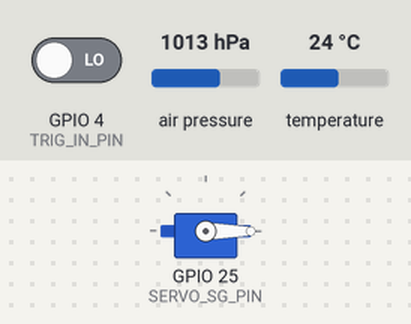
Bench run of a sketch on a simulated ESP32. On the bench: servo. The test bench sets the inputs (shaded band); at power-on: GPIO 4 (TRIG_IN_PIN) LOW, air pressure 1013 hPa, temperature 24 °C. No radio packets arrive unless stated; what the sketch prints to the serial monitor is not drawn.

Above: at 2.1 s.
At 5.6 s:
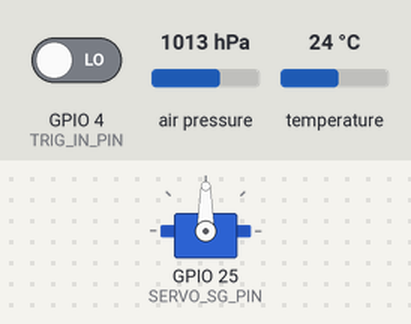
Timing chart, 0 to 7.1 s (numbered marks = the images above):
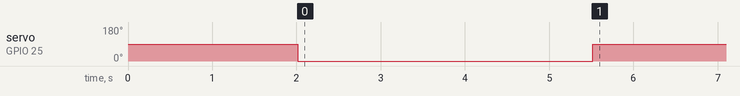

The sketch:

FinalCODE.ino
```cpp
    #include <Wire.h>
    #include <SPI.h>
    #include <LoRa.h>
    #include <Adafruit_BMP280.h>
    #include <ESP32Servo.h>

    // -------------------------------------------------------------------
    //  I²C (BMP280)
    // -------------------------------------------------------------------
    #define BMP_SDA      21
    #define BMP_SCL      22
    #define BMP_ADDR1    0x76   // SDO = GND
    #define BMP_ADDR2    0x77   // SDO = VCC

    Adafruit_BMP280 bmp;
    bool bmpReady = false;

    // -------------------------------------------------------------------
    //  SPI (LoRa RA‑02)
    // -------------------------------------------------------------------
    #define LORA_MOSI    23
    #define LORA_MISO    19
    #define LORA_SCK     18
    #define LORA_SS      5
    #define LORA_RST     14
    #define LORA_DIO0    26
    #define LORA_FREQ    434500000UL   // 434.5 MHz

    // -------------------------------------------------------------------
    //  Servo (SG90 – parachute)
    // -------------------------------------------------------------------
    #define SERVO_SG_PIN    25   // SG90 – parachute (Pin 25)
    Servo servoSG;
    bool sgDeployed = false;

    // -------------------------------------------------------------------
    //  Launch‑ready detector (GPIO13 <-> GPIO4)
    // -------------------------------------------------------------------
    #define TRIG_OUT_PIN    13   // OUTPUT – forced HIGH
    #define TRIG_IN_PIN     4    // INPUT  – pull‑down, reads HIGH only while short present

    bool launchReady   = false;        // becomes true after short removal
    unsigned long startTime = 0;       // timer base
    bool prevTrigState = true;         // assume short present at boot

    // -------------------------------------------------------------------
    //  BMP280 helper – try both possible I²C addresses
    // -------------------------------------------------------------------
    bool initBMP280() {
      Serial.print("BMP280 init … ");
      if (bmp.begin(BMP_ADDR1)) {
        Serial.println("found at 0x76");
        return true;
      }
      if (bmp.begin(BMP_ADDR2)) {
        Serial.println("found at 0x77");
        return true;
      }
      Serial.println("NOT FOUND!");
      return false;
    }

    // -------------------------------------------------------------------
    //  Setup
    // -------------------------------------------------------------------
    void setup() {
      Serial.begin(115200);
      delay(2000);   // give the Serial Monitor time to attach

      Serial.println("\n=== POWER‑UP DETECTED ===");
      Serial.println("Waiting for launch‑ready **removal** of short (GPIO13 <-> GPIO4)…");

      // ---------- Launch‑ready pins ----------
      pinMode(TRIG_OUT_PIN, OUTPUT);
      digitalWrite(TRIG_OUT_PIN, HIGH);          // keep HIGH forever
      pinMode(TRIG_IN_PIN, INPUT_PULLDOWN);      // LOW by default, HIGH only while jumper present

      // ---------- BMP280 ----------
      Wire.begin(BMP_SDA, BMP_SCL);
      bmpReady = initBMP280();

      // ---------- Servo ----------
      ESP32PWM::allocateTimer(0);
      servoSG.setPeriodHertz(50);
      servoSG.attach(SERVO_SG_PIN, 500, 2400);
      delay(10);
      servoSG.write(0);      // start CLOSED (0°)
      Serial.println("SG90 attached – forced to CLOSED (0°).");

      // ---------- LoRa ----------
      SPI.begin(LORA_SCK, LORA_MISO, LORA_MOSI, LORA_SS);
      LoRa.setPins(LORA_SS, LORA_RST, LORA_DIO0);

      // Optional reset pulse
      pinMode(LORA_RST, OUTPUT);
      digitalWrite(LORA_RST, LOW);
      delay(10);
      digitalWrite(LORA_RST, HIGH);
      delay(10);

      Serial.print("Starting LoRa @ ");
      Serial.print(LORA_FREQ / 1e6, 1);
      Serial.println(" MHz … ");

      if (!LoRa.begin(LORA_FREQ)) {
        Serial.println("❌ LoRa.begin() FAILED – check wiring, antenna, and 3.3 V supply!");
      } else {
        Serial.println("✅ LoRa init OK");
        LoRa.setSignalBandwidth(125E3);
        LoRa.setSpreadingFactor(7);
        LoRa.setCodingRate4(5);
        LoRa.setPreambleLength(8);
        LoRa.enableCrc();
      }

      // ---------- Summary ----------
      Serial.println("\n=== SETTINGS ===");
      Serial.println("Frequency  : 434.5 MHz");
      Serial.println("Servo SG90 : GPIO25");
      Serial.println("Launch pins: OUT 13 <-> IN 4");
      Serial.println("================\n");
    }

    // -------------------------------------------------------------------
    //  Loop
    // -------------------------------------------------------------------
    void loop() {
      // ---------------------------------------------------------------
      //  0️⃣ Detect removal of the short (HIGH → LOW transition)
      // ---------------------------------------------------------------
      bool curTrigState = digitalRead(TRIG_IN_PIN);   // HIGH while short present, LOW after removal
      if (!launchReady && prevTrigState && !curTrigState) {
        launchReady = true;
        startTime   = millis();                     // start counting for servo
        Serial.println("\n>>> LAUNCH‑READY DETECTED (short removed) – TIMER STARTED <<<\n");
      }
      prevTrigState = curTrigState;                 // remember for next loop

      // ---------- BMP280 reading ----------
      float temperatureC = 0.0, pressurePa = 0.0, altitudeM = 0.0;
      static float seaLevelRef = 0.0;
      if (bmpReady) {
        temperatureC = bmp.readTemperature();
        pressurePa   = bmp.readPressure();
        if (seaLevelRef == 0.0) seaLevelRef = pressurePa;
        altitudeM    = bmp.readAltitude(seaLevelRef / 100.0);
      }

      // ---------- Telemetry ----------
      Serial.print("T: "); Serial.print(temperatureC, 1);
      Serial.print("°C  P: "); Serial.print(pressurePa / 100.0, 1);
      Serial.print("hPa  Alt: "); Serial.print(altitudeM, 1);
      Serial.print(" m  LaunchReady: "); Serial.println(launchReady ? "YES" : "NO");

      // ---------- LoRa payload (altitude) ----------
      static uint16_t packetSeq = 0;
      packetSeq++;
      uint16_t altitude10 = (uint16_t)constrain(round(altitudeM * 10.0), 0, 65535);
      uint8_t binPayload[6] = {
        1,                       // ROCKET_ID
        0x01,                    // TYPE = altitude
        (packetSeq >> 8) & 0xFF, // seq high byte
        packetSeq & 0xFF,        // seq low  byte
        (altitude10 >> 8) & 0xFF,// altitude high byte
        altitude10 & 0xFF        // altitude low  byte
      };
      LoRa.beginPacket();
      LoRa.write(binPayload, sizeof(binPayload));
      LoRa.endPacket();

      // ---------- SG90 deployment (3 s after launchReady) ----------
      if (launchReady && !sgDeployed) {
        unsigned long now = millis() - startTime;
        if (now >= 3000) { // 3 seconds after removing the 13<->4 wire
          servoSG.write(90);               // open ~90°
          sgDeployed = true;
          Serial.println(">>> SG90 DEPLOYED (3 s) <<<");
        }
      }

      // Keep loop running at ~2 Hz
      delay(500);
    }
```

Measured:
- by itself, servo on GPIO 25 (SERVO_SG_PIN): 90° → 0° at 2.0 s, → 90° 3.5 s later
